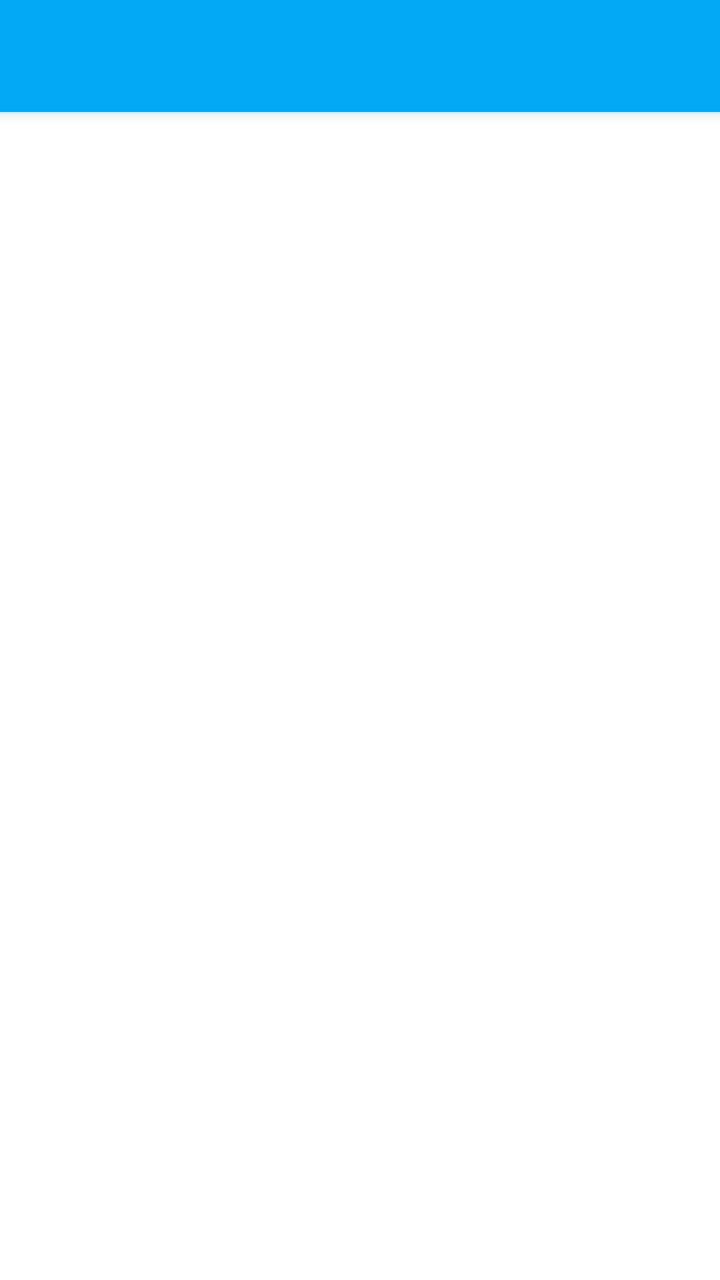
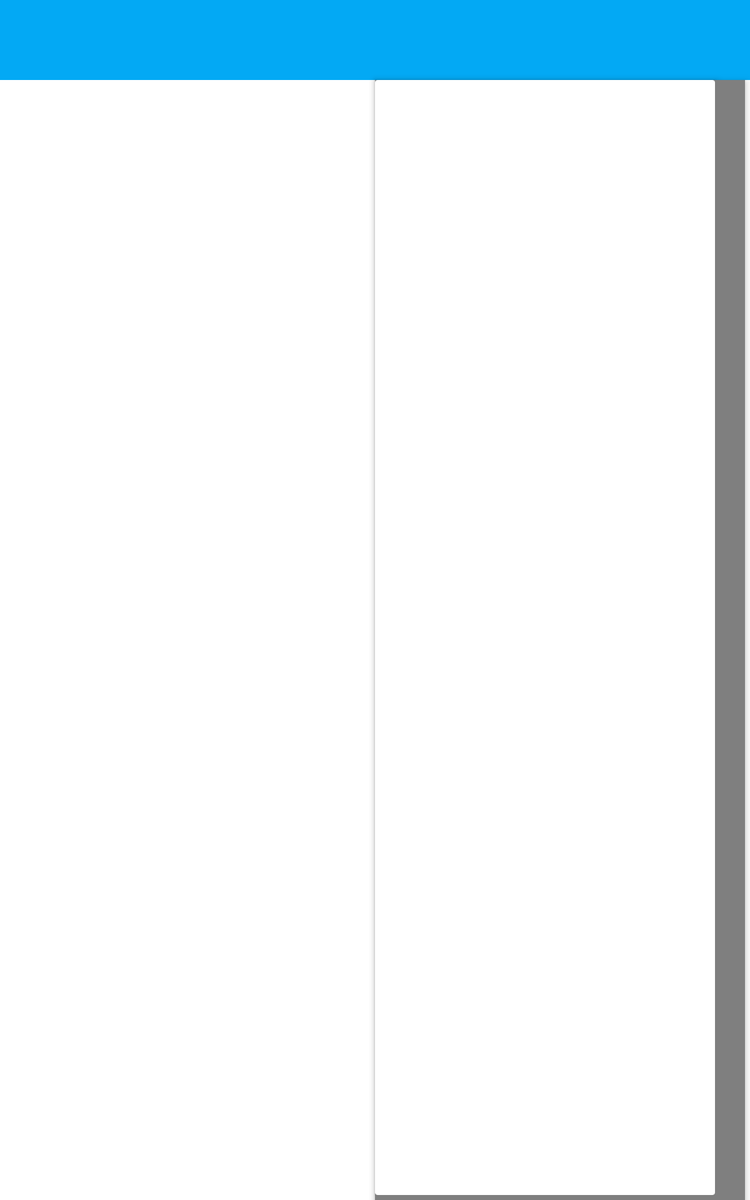

One screen, two layout resources from the same app: the default and the repository's alternative for another configuration. Each is rendered where Android would select it; the XML of both is given below.
<!-- AndroidManifest.xml: application theme AppTheme -->
<!-- res/layout/app_bar_main.xml -->
<?xml version="1.0" encoding="utf-8"?>
<android.support.design.widget.CoordinatorLayout xmlns:android="http://schemas.android.com/apk/res/android"
    xmlns:app="http://schemas.android.com/apk/res-auto"
    xmlns:tools="http://schemas.android.com/tools"
    android:layout_width="match_parent"
    android:layout_height="match_parent"
    android:fitsSystemWindows="true"
    tools:context="com.fitaleks.walkwithme.MainActivity">

    <include layout="@layout/include_toolbar"/>

    <FrameLayout
        android:id="@+id/container"
        android:layout_width="match_parent"
        android:layout_height="match_parent"
        app:layout_behavior="@string/appbar_scrolling_view_behavior"/>

</android.support.design.widget.CoordinatorLayout>
<!-- res/layout/include_toolbar.xml (included above) -->
<?xml version="1.0" encoding="utf-8"?>
<android.support.design.widget.AppBarLayout xmlns:android="http://schemas.android.com/apk/res/android"
    android:id="@+id/appbar_layout"
    android:layout_width="match_parent"
    android:layout_height="wrap_content"
    android:theme="@style/AppTheme.AppBarOverlay">

    <android.support.v7.widget.Toolbar
        android:id="@+id/toolbar"
        android:layout_width="match_parent"
        android:layout_height="?attr/actionBarSize"
        android:background="?attr/colorPrimary"/>

</android.support.design.widget.AppBarLayout>
<!-- resources referenced by this layout -->
<resources>
  <style name="AppTheme.AppBarOverlay" parent="ThemeOverlay.AppCompat.Dark.ActionBar" />
  <!-- from res/values-v14/ -->
  <style name="AppTheme" parent="Theme.AppCompat.Light.NoActionBar">
          
          <item name="colorPrimary">@color/colorPrimary</item>
          <item name="colorPrimaryDark">@color/colorPrimaryDark</item>
          <item name="colorAccent">@color/colorAccent</item>
          <item name="toolbarStyle">@style/Toolbar</item>
          <item name="preferenceTheme">@style/PreferenceThemeOverlay.v14.Material</item>
          <item name="android:windowBackground">@android:color/white</item>
      </style>
  <color name="colorPrimary">#03A9F4</color>
  <color name="colorPrimaryDark">#0288D1</color>
  <color name="colorAccent">#FFEB3B</color>
  <style name="Toolbar" parent="Widget.AppCompat.Toolbar">
          <item name="android:background">?attr/colorPrimary</item>
          <item name="popupTheme">@style/Theme.AppCompat.Light</item>
      </style>
</resources>
<!-- res/layout-sw600dp/app_bar_main.xml (the repository's variant of the layout above) -->
<!-- drawn on a 7-inch tablet held upright -->
<?xml version="1.0" encoding="utf-8"?>
<android.support.design.widget.CoordinatorLayout xmlns:android="http://schemas.android.com/apk/res/android"
    xmlns:app="http://schemas.android.com/apk/res-auto"
    xmlns:tools="http://schemas.android.com/tools"
    android:layout_width="match_parent"
    android:layout_height="match_parent"
    android:fitsSystemWindows="true"
    tools:context="com.fitaleks.walkwithme.MainActivity">

    <RelativeLayout xmlns:android="http://schemas.android.com/apk/res/android"
        android:layout_width="match_parent"
        android:layout_height="match_parent"
        android:orientation="vertical">

        <include
            android:id="@+id/appbar_layout"
            layout="@layout/include_toolbar" />

        <android.support.v4.widget.Space
            android:id="@+id/layout_center"
            android:layout_width="0dp"
            android:layout_height="0dp"
            android:layout_centerInParent="true" />

        <FrameLayout
            android:id="@+id/container"
            android:layout_width="0dp"
            android:layout_height="match_parent"
            android:layout_alignEnd="@id/layout_center"
            android:layout_alignParentLeft="true"
            android:layout_alignParentStart="true"
            android:layout_alignRight="@id/layout_center"
            android:layout_below="@id/appbar_layout" />

        
        <android.support.v4.widget.Space
            android:id="@+id/cardviewAligner"
            android:layout_width="match_parent"
            android:layout_height="match_parent"
            android:layout_alignLeft="@id/layout_center"
            android:layout_alignParentEnd="true"
            android:layout_alignParentRight="true"
            android:layout_marginTop="?attr/actionBarSize"
            android:layout_alignStart="@id/layout_center"
            android:elevation="4dp"
            android:layout_marginRight="4dp"
            android:layout_marginEnd="4dp"
            />
        <android.support.v7.widget.CardView
            android:id="@+id/detail_container"
            android:layout_width="match_parent"
            android:layout_height="match_parent"
            android:layout_alignLeft="@id/cardviewAligner"
            android:layout_alignRight="@id/cardviewAligner"
            android:layout_alignTop="@id/cardviewAligner"
            android:layout_alignBottom="@id/cardviewAligner"
            android:layout_marginRight="@dimen/abc_list_item_padding_horizontal_material"
            android:layout_marginEnd="@dimen/abc_list_item_padding_horizontal_material"
            android:layout_marginBottom="4dp"
            app:cardElevation="4dp"
            app:cardPreventCornerOverlap="false"
            />

    </RelativeLayout>

</android.support.design.widget.CoordinatorLayout>
